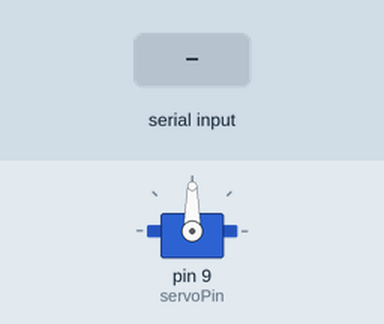
Recording of a sketch running on a simulated Arduino Uno, built with avr-gcc and run on an emulated ATmega328P. On the bench: servo. The test bench sets the inputs (shaded band).

Above: at 1.2 s.
1.3 s: "30,150\n" received over the second serial link
At 2.4 s:
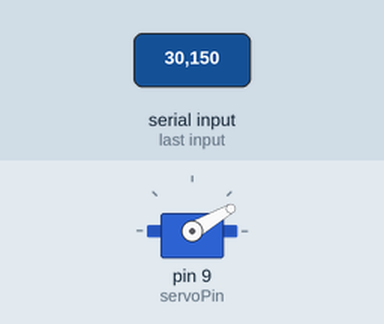
2.8 s: "5\n" received over the second serial link
At 3.6 s:
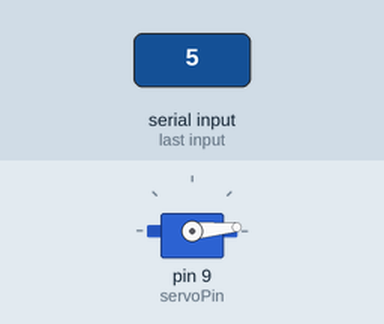
4.3 s: "200\n" received over the second serial link
At 4.7 s:
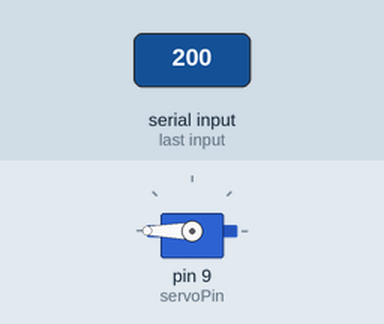
5.8 s: "90,45\n" received over the second serial link
At 7.1 s:
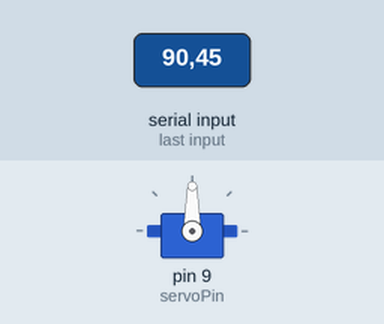
Timing chart, 0 to 8.3 s (numbered marks = the images above; inputs shaded):
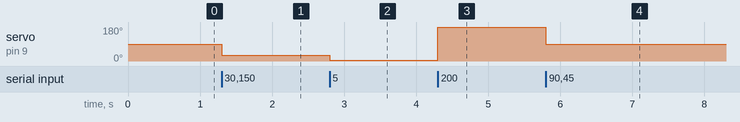

The sketch:

robotic-test-recieve.ino
```cpp
#include <SoftwareSerial.h>
#include <Servo.h>

SoftwareSerial BTSerial(0, 1); // RX AND TX
Servo servo;

const int servoPin = 9; // Servo connected to digital pin 9

void setup() {
    BTSerial.begin(9600); // Ensure baud rate matches transmitter
    servo.attach(servoPin);
}

void loop() {
    if (BTSerial.available()) {
        String data = BTSerial.readStringUntil('\n'); // Read data as a string
        int angle = data.toInt(); // Convert string to integer
        servo.write(angle); // Move servo to the angle
        delay(100); // Adjust delay as needed
    }
}
```

Measured:
- after the input at 1.3 s, servo on pin 9 (servoPin): 90° → 30° at once
- after the input at 2.8 s, servo on pin 9 (servoPin): 30° → 5° at once
- after the input at 4.3 s, servo on pin 9 (servoPin): 5° → 180° at once
- after the input at 5.8 s, servo on pin 9 (servoPin): 180° → 90° at once
